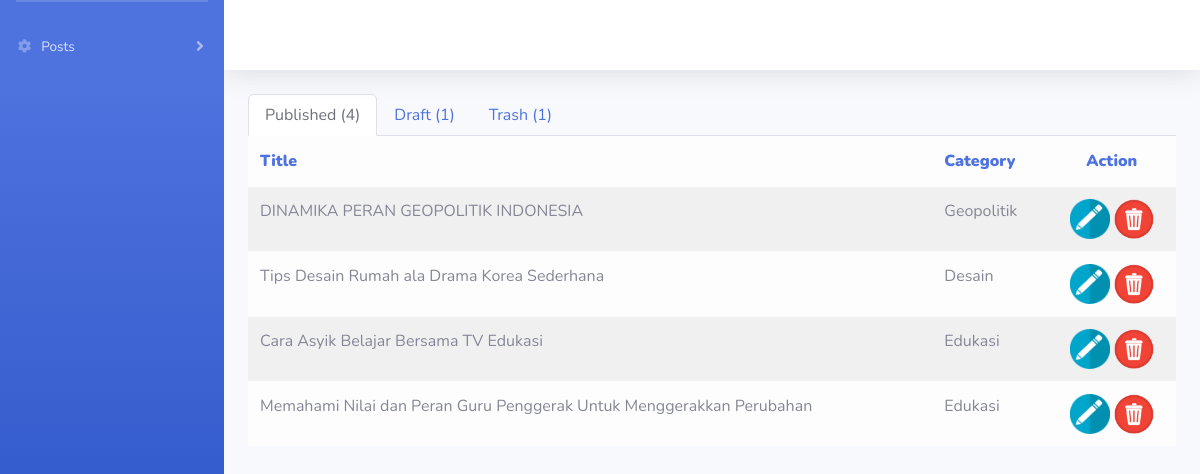
The page / on the database its author committed.
### tables this page shows
CREATE TABLE `posts` (
  `Id` int(11) NOT NULL,
  `Title` varchar(200) NOT NULL,
  `Content` text NOT NULL,
  `Category` varchar(100) NOT NULL,
  `Created_Date` timestamp NOT NULL DEFAULT current_timestamp() ON UPDATE current_timestamp(),
  `Updated_Date` timestamp NOT NULL DEFAULT '0000-00-00 00:00:00',
  `Status` varchar(100) NOT NULL
);

### application/controllers/C_article.php (called while the page is built, shortened)
<?php
class C_article extends CI_Controller {
	public function __construct()
    {
	$this->load->model('M_article');
	$this->bar['count_publish'] = $this->M_article->count_publish();
	$this->bar['count_draft'] = $this->M_article->count_draft();
	$this->bar['count_trash'] = $this->M_article->count_trash();
    }
	public function index()
	{
		$this->bar['data_publish']= $this->M_article->getAllData_publish();
		$this->load->view('header');
		$this->load->view('v_all_posts',$this->bar);
		$this->load->view('footer');
	}
}

### index.php (called while the page is built, shortened)
<?php
require_once BASEPATH.'core/CodeIgniter.php';

### application/models/M_article.php (called while the page is built, shortened)
<?php
class M_article extends CI_Model {
	function getAllData_publish()
    {
		$this->db->where('Status', 'Publish');
        $this->db->order_by('id','DESC');
        $query=$this->db->get('posts');
        return $query->result();
    }
	function count_publish()
    {
		$this->db->like('Status', 'Publish');
		$this->db->from('posts');
		$count=$this->db->count_all_results();
		return $count;
    }
	function count_draft()
    {
		$this->db->like('Status', 'Draft');
		$this->db->from('posts');
		$count=$this->db->count_all_results();
		return $count;
    }
	function count_trash()
    {
		$this->db->like('Status', 'Trash');
		$this->db->from('posts');
		$count=$this->db->count_all_results();
		return $count;
    }
}

### application/views/v_all_posts.php (the view, shortened to what this page needs)
                <div class="container-fluid">
                <ul class="nav nav-tabs">
  <li class="nav-item">
    <a class="nav-link<?php if (isset($data_publish)) { echo " active";}else{ echo "";}?>" aria-current="page" href="<?= site_url('c_article');?>">Published (<?=  $count_publish; ?>)</a>
  </li>
  <li class="nav-item">
    <a class="nav-link<?php if (isset($data_draft)){ echo " active";}else{ echo "";}?>" href="<?= site_url('c_article/allData_draft/');?>">Draft (<?=  $count_draft; ?>)</a>
  </li>
  <li class="nav-item">
    <a class="nav-link<?php if (isset($data_trash)){ echo " active";}else{ echo "";}?>" href="<?= site_url('c_article/allData_trash/');?>" >Trash (<?=  $count_trash; ?>)</a>
  </li>
  </ul>
  <table class='table table-light table-striped'>
	<thead class='text-primary'>
  <th><b>
                       Title</b>
                      </th>
                      <th><b>
                       Category</b>
                      </th>
                      <th><b>
                       <center>Action</center></b>
                      </th>
                     </thead>
                    <tbody>
    <tr class='info'>
	<?php
    if (isset($data_publish)){
foreach ($data_publish as $dat) {?>
<td><?=  $dat->Title; ?></td>
<td><?=  $dat->Category; ?></td>
	<td><center><a href="<?= site_url('c_article/edit_posts/');?><?= $dat->Id;?>">
    <img src="<?= base_url('assets/img/edit.png');?>" width="40" height="40" ></img></a>
 <a href="<?= site_url('c_article/fungsi_hapus/');?><?= $dat->Id;?>" onclick="return confirm('Apakah yakin dihapus?')" >
 <img src="<?= base_url('assets/img/trash.png');?>" width="40" height="40" ></img></a>
 </center></td>
    </tr>
<?php
}}else if (isset($data_draft)){
    foreach ($data_draft as $dat) {?>
        <td><?= $dat->Title; ?></td>
        <td><?=  $dat->Category; ?></td>
            <td>
            <center><a href="<?= site_url('c_article/edit_posts/');?><?= $dat->Id;?>">
    <img src="<?= base_url('assets/img/edit.png');?>" width="40" height="40" ></img></a>
 <a href="<?= site_url('c_article/fungsi_hapus/');?><?= $dat->Id;?>" onclick="return confirm('Apakah yakin dihapus?')" >
 <img src="<?= base_url('assets/img/trash.png');?>" width="40" height="40" ></img></a>
 </center>
            </td>
            </tr>
        <?php
        }
}
?>
	</tbody>
</table>
</div>
        </div>
    </div>

### rows shown on the page
posts: Title "DINAMIKA PERAN GEOPOLITIK INDONESIA", Category "Geopolitik"
posts: Title "Tips Desain Rumah ala Drama Korea Sederhana", Category "Desain"
posts: Title "Cara Asyik Belajar Bersama TV Edukasi", Category "Edukasi"
posts: Title "Memahami Nilai dan Peran Guru Penggerak Untuk Menggerakkan Perubahan", Category "Edukasi"

### other values the page prints
$count_publish "4"
$count_draft "1"
$count_trash "1"
